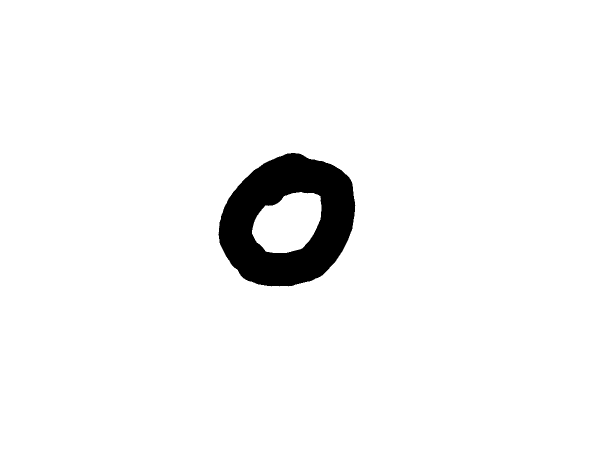
#> input picture English Handwritten Characters - Dhruvil Dave/Img/img001-035.png, 1200 x 900 px, given in place of img058-001.png, which was not available (shown at 1/2 size)
$ jupyter execute --allow-errors SoftMax_SingleLayer.ipynb
#> lines starting #> are read from the running program, lines starting #| are printed output that depends on the picture; pictures that were not available may be replaced by others from this repository, and a replacement may not be noted
[cell 1]
import numpy as np
import pandas as pd
import os
from PIL import Image

[cell 2]
# Image dimensions
img_height, img_width = 30, 40

[cell 3]
def load_csv(csv_path):
    df = pd.read_csv(csv_path)
#> (reads English Handwritten Characters - Dhruvil Dave/english.csv from the repository)
    df = df.sample(frac=1, random_state=42).reset_index(drop=True)  # Shuffle
    split = int(len(df) * 0.8)
    return df[:split], df[split:]

def load_images(dataframe, img_folder):
    X_data, Y_data = [], []
    for _, row in dataframe.iterrows():
        img_path = os.path.join(img_folder, row["image"])
        img = Image.open(img_path).convert("L").resize((img_width, img_height), Image.LANCZOS)
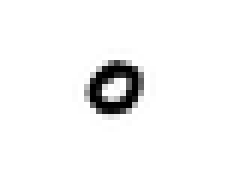
#> img: PIL image 40x30 L (shown 6 times larger); min 0, max 255, mean 244.8
        X_data.append(np.array(img).flatten())  # Flatten image to (1200,)
        Y_data.append(row["label"])
#> pass 2 of the loop in load_images, `for _, row in dataframe.iterrows():`:
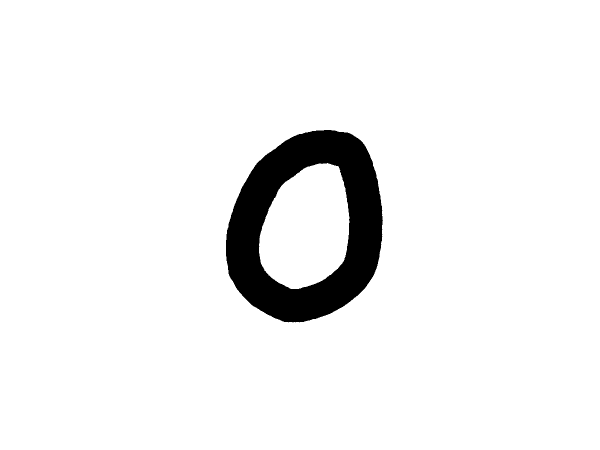
#> input picture English Handwritten Characters - Dhruvil Dave/Img/img001-050.png, 1200 x 900 px, given in place of img033-030.png, which was not available (shown at 1/2 size)
#> in load_images, `img = Image.open(img_path).convert("L").resize((img_width, img_height)..`:
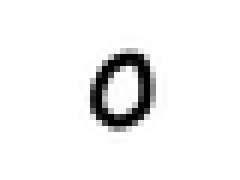
#> img: PIL image 40x30 L (shown 6 times larger); min 0, max 255, mean 240.8
    return np.array(X_data).T / 255.0, np.array(Y_data).reshape(1, -1)

[cell 4]
def one_hot_encode(labels, num_classes):
    labels = np.array(labels, dtype=int)  # Ensure int type
    one_hot = np.zeros((num_classes, len(labels)))
    one_hot[labels, np.arange(len(labels))] = 1
    return one_hot

[cell 5]
# [10 lines left out: functions initialize_parameters, softmax, not called in this run]

def compute_loss(A, Y):
    m = Y.shape[1]
    return -np.sum(Y * np.log(A + 1e-8)) / m  # Small epsilon to prevent log(0)


# [12 lines left out: functions forward_propagation, backward_propagation, not called in this run]

[cell 6]
# [15 lines left out: function update_parameters_adam, not called in this run]

[cell 7]
# [7 lines left out: function create_minibatches, not called in this run]

[cell 8]
# [20 lines left out: function train_model, not called in this run]

[cell 9]
def predict(W, b, X):
    A, _, _ = forward_propagation(W, b, X, None)
    return np.argmax(A, axis=0)

# [4 lines left out: function compute_accuracy, not called in this run]

[cell 10]
csv_path = "C:/Users/Bhanu Agrawal/Documents/GitHub/Handwriting-Recognition/English Handwritten Characters - Dhruvil Dave/english.csv"
img_folder = "C:/Users/Bhanu Agrawal/Documents/GitHub/Handwriting-Recognition/English Handwritten Characters - Dhruvil Dave/"

[cell 11]
train_df, test_df = load_csv(csv_path)
#> (the rest of this cell did not finish here and is left out)

[cell 12]
# Create label-to-index mapping
unique_labels = sorted(train_df["label"].unique())
#> unique_labels = 62 items, first 6: '0', '1', '2', '3', '4', '5'
label_to_index = {label: idx for idx, label in enumerate(unique_labels)}
#> label_to_index = 62 items

# Convert labels
train_Y_labels = train_df["label"].map(label_to_index).values
#> train_Y_labels = 2728 values, max 61 at index 69, min 0 at index 24, mean 30.28
test_Y_labels = test_df["label"].map(label_to_index).values
#> test_Y_labels = 682 values, max 61 at index 4, min 0 at index 20, mean 31.37

# One-hot encode
num_classes = len(unique_labels)
#> num_classes = 62
train_Y = one_hot_encode(train_Y_labels.flatten(), num_classes)
test_Y = one_hot_encode(test_Y_labels.flatten(), num_classes)
#> call 2 of one_hot_encode, with labels = array of shape (682,), num_classes = 62
#> in one_hot_encode (call 2), `one_hot = np.zeros((num_classes, len(labels)))`: one_hot: shape (62, 682) float64; every value is 0
#> in one_hot_encode (call 2), `one_hot[labels, np.arange(len(labels))] = 1`:
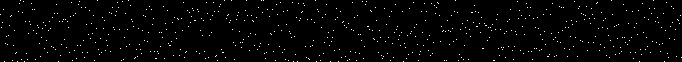
#> one_hot: shape (62, 682) float64; values 0 (black) and 1 (white), 1.6% white in thin lines or dots
